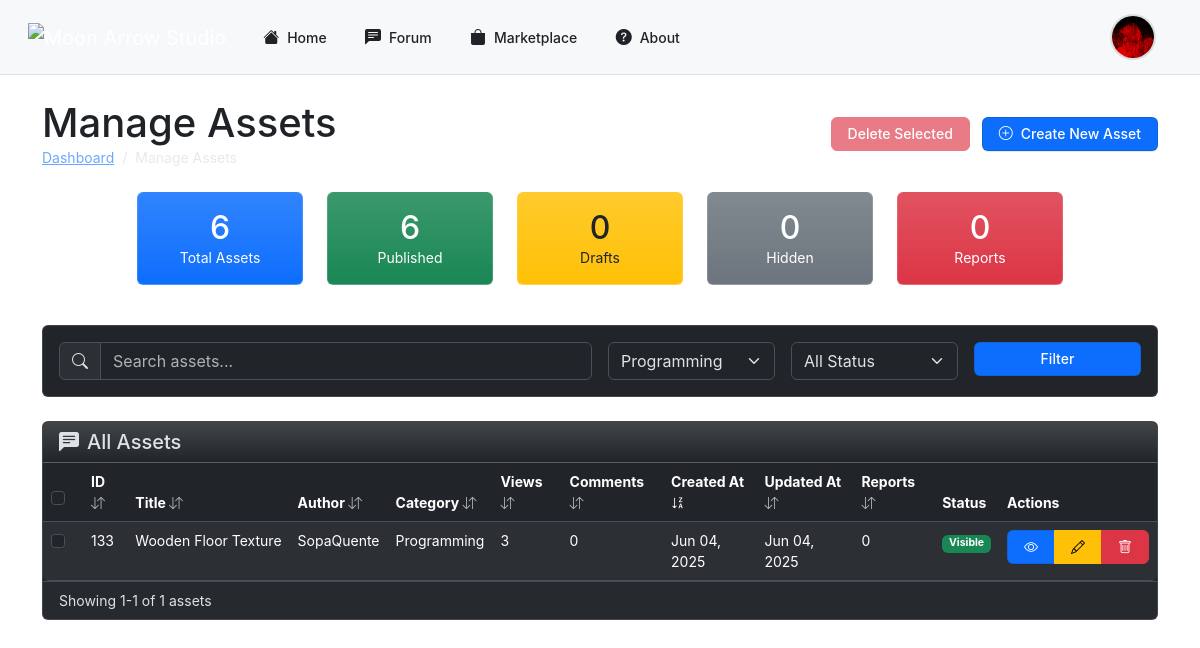
The page /php/admin/manage_assets.php?category=6 (signed in) on the database its author committed.
### tables this page shows
CREATE TABLE IF NOT EXISTS `assets` (
  `id` int NOT NULL AUTO_INCREMENT,
  `title` varchar(255) NOT NULL,
  `content` text NOT NULL,
  `category_id` int NOT NULL,
  `hashtags` text,
  `images` text,
  `created_at` timestamp NULL DEFAULT CURRENT_TIMESTAMP,
  `videos` text,
  `user_id` int NOT NULL,
  `upvotes` int DEFAULT '0',
  `downvotes` int DEFAULT '0',
  `preview_image` varchar(255) DEFAULT NULL,
  `asset_file` varchar(255) DEFAULT NULL,
  `status` enum('published','draft','hidden') NOT NULL DEFAULT 'published',
  `views` int DEFAULT '0',
  `updated_at` timestamp NULL DEFAULT CURRENT_TIMESTAMP ON UPDATE CURRENT_TIMESTAMP,
  `reported_count` int DEFAULT '0',
  `asset_type` text NOT NULL,
  PRIMARY KEY (`id`),
  KEY `fk_posts_categories` (`category_id`),
  KEY `fk_user_id` (`user_id`)
);

CREATE TABLE IF NOT EXISTS `users` (
  `user_id` int NOT NULL AUTO_INCREMENT,
  `username` varchar(50) NOT NULL,
  `email` varchar(100) NOT NULL,
  `password` varchar(255) NOT NULL,
  `role` enum('admin','user') DEFAULT 'user',
  `created_at` datetime DEFAULT CURRENT_TIMESTAMP,
  `profile_picture` varchar(255) DEFAULT NULL,
  `banner` varchar(255) DEFAULT NULL,
  `description` text,
  `status` enum('active','suspended') NOT NULL DEFAULT 'active',
  `youtube` varchar(255) DEFAULT NULL,
  `linkedin` varchar(255) DEFAULT NULL,
  `twitter` varchar(255) DEFAULT NULL,
  `instagram` varchar(255) DEFAULT NULL,
  `github` varchar(255) DEFAULT NULL,
  `portfolio` varchar(255) DEFAULT NULL,
  `reported_count` int NOT NULL DEFAULT '0',
  `follow_notifications` tinyint(1) NOT NULL DEFAULT '1',
  `asset_comment_notifications` tinyint(1) NOT NULL DEFAULT '1',
  `reply_notifications` tinyint(1) NOT NULL DEFAULT '1',
  `notification_frequency` enum('instant','hourly','daily','weekly') NOT NULL DEFAULT 'instant',
  `email_updates` tinyint(1) NOT NULL DEFAULT '1',
  `comment_notifications` tinyint(1) NOT NULL DEFAULT '1',
  PRIMARY KEY (`user_id`),
  UNIQUE KEY `username` (`username`),
  UNIQUE KEY `email` (`email`)
);

CREATE TABLE IF NOT EXISTS `categories` (
  `id` int NOT NULL AUTO_INCREMENT,
  `name` varchar(100) NOT NULL,
  PRIMARY KEY (`id`)
);

### php/admin/manage_assets.php (the view, shortened to what this page needs)
<?php
function getSortIcon($column) {
    global $sortBy, $sortOrder;
    if ($sortBy !== $column) {
        return '<i class="bi bi-arrow-down-up text-muted"></i>';
    } else if ($sortOrder === 'ASC') {
        return '<i class="bi bi-sort-alpha-down"></i>';
    } else {
        return '<i class="bi bi-sort-alpha-down-alt"></i>';
    }
}
require_once '../db_connect.php';
$page = isset($_GET['page']) ? (int)$_GET['page'] : 1;
$limit = isset($_GET['limit']) ? (int)$_GET['limit'] : 10;
$offset = ($page - 1) * $limit;
$search = isset($_GET['search']) ? $_GET['search'] : '';
$category = isset($_GET['category']) ? (int)$_GET['category'] : 0;
$sortBy = isset($_GET['sort']) ? $_GET['sort'] : 'created_at';
$sortOrder = isset($_GET['order']) ? $_GET['order'] : 'DESC';
$query = "SELECT p.id, p.title, p.content, p.status, p.views, p.created_at, p.updated_at, p.reported_count,
                 u.user_id, u.username, c.id as category_id, c.name as category_name,
                 (SELECT COUNT(*) FROM comments_asset WHERE asset_id = p.id) as comments_count
          FROM assets p
          JOIN users u ON p.user_id = u.user_id
          LEFT JOIN categories c ON p.category_id = c.id
          WHERE 1=1";
$params = [];
$types = "";
if ($category > 0) {
    $query .= " AND p.category_id = ?";
    $params[] = $category;
    $types .= "i";
}
$countQuery = "SELECT COUNT(*) as total
               FROM assets p
               JOIN users u ON p.user_id = u.user_id
               LEFT JOIN categories c ON p.category_id = c.id
               WHERE 1=1";
if ($category > 0) {
    $countQuery .= " AND p.category_id = ?";
}
$stmt = $conn->prepare($countQuery);
if (!empty($types)) {
    $stmt->bind_param($types, ...$params);
}
$stmt->execute();
$result = $stmt->get_result();
$totalRecords = $result->fetch_assoc()['total'];
$query .= " ORDER BY $sortBy $sortOrder LIMIT ? OFFSET ?";
$params[] = $limit;
$params[] = $offset;
$types .= "ii";
$stmt = $conn->prepare($query);
$stmt->bind_param($types, ...$params);
$stmt->execute();
$result = $stmt->get_result();
$assets = [];
while ($row = $result->fetch_assoc()) {
    $assets[] = $row;
}
$categoriesQuery = "SELECT id, name FROM categories ORDER BY name";
$categoriesResult = $conn->query($categoriesQuery);
$categories = [];
while ($row = $categoriesResult->fetch_assoc()) {
    $categories[] = $row;
}
$statsQuery = "SELECT
    COUNT(*) as total_posts,
    SUM(CASE WHEN status = 'published' THEN 1 ELSE 0 END) as published_count,
    SUM(CASE WHEN status = 'draft' THEN 1 ELSE 0 END) as draft_count,
    SUM(CASE WHEN status = 'hidden' THEN 1 ELSE 0 END) as hidden_count,
    SUM(reported_count) as total_reports
    FROM assets";
$statsResult = $conn->query($statsQuery);
$post_stats = $statsResult->fetch_assoc();
?>
<!DOCTYPE html>
<html lang="en" data-bs-theme="dark">
<head>
    <link rel="stylesheet" href="https://cdn.jsdelivr.net/npm/bootstrap-icons@1.11.3/font/bootstrap-icons.min.css">
    <link rel="stylesheet" href="https://cdn.jsdelivr.net/npm/bootstrap@5.3.3/dist/css/bootstrap.min.css">
</head>
<body>
    <?php include('../header.php'); ?>
    <div class="container py-4">
    <div class="d-flex justify-content-between align-items-center mb-4">
    <div>
        <h1 class="mb-0">Manage Assets</h1>
        <nav aria-label="breadcrumb">
            <ol class="breadcrumb mb-0">
                <li class="breadcrumb-item"><a href="dashboard.php">Dashboard</a></li>
                <li class="breadcrumb-item active" aria-current="page">Manage Assets</li>
            </ol>
        </nav>
    </div>
    <div>
        <button id="bulkDeleteBtn" class="btn btn-danger me-2" disabled>
            Delete Selected
        </button>
        <a href="../marketplace.php" class="btn btn-primary">
            <i class="bi bi-plus-circle me-2"></i>Create New Asset
        </a>
    </div>
</div>
        <div class="row mb-4 d-flex justify-content-center">
            <div class="col-md-2 mb-3">
                <div class="card stats-card bg-primary bg-gradient text-white">
                    <div class="card-body text-center">
                        <h3 class="fs-2 mb-0"><?php echo $post_stats['total_posts']; ?></h3>
                        <p class="mb-0">Total Assets</p>
                    </div>
                </div>
            </div>
            <div class="col-md-2 mb-3">
                <div class="card stats-card bg-success bg-gradient text-white">
                    <div class="card-body text-center">
                        <h3 class="fs-2 mb-0"><?php echo $post_stats['published_count']; ?></h3>
                        <p class="mb-0">Published</p>
                    </div>
                </div>
            </div>
            <div class="col-md-2 mb-3">
                <div class="card stats-card bg-warning bg-gradient text-dark">
                    <div class="card-body text-center">
                        <h3 class="fs-2 mb-0"><?php echo $post_stats['draft_count']; ?></h3>
                        <p class="mb-0">Drafts</p>
                    </div>
                </div>
            </div>
            <div class="col-md-2 mb-3">
                <div class="card stats-card bg-secondary bg-gradient text-white">
                    <div class="card-body text-center">
                        <h3 class="fs-2 mb-0"><?php echo $post_stats['hidden_count']; ?></h3>
                        <p class="mb-0">Hidden</p>
                    </div>
                </div>
            </div>
            <div class="col-md-2 mb-3">
            <div class="card stats-card bg-danger bg-gradient text-white">
                <div class="card-body text-center">
                    <h3 class="fs-2 mb-0"><?php echo $post_stats['total_reports']; ?></h3>
                    <p class="mb-0">Reports</p>
                </div>
            </div>
</div>
        </div>
        <div class="card mb-4">
            <div class="card-body">
                <form method="GET" class="row g-3">
                    <div class="col-md-6">
                        <div class="input-group">
                            <span class="input-group-text"><i class="bi bi-search"></i></span>
                            <input type="text" class="form-control" placeholder="Search assets..." name="search" value="<?php echo htmlspecialchars($search); ?>">
                        </div>
                    </div>
                    <div class="col-md-2">
                        <select class="form-select" name="category">
                            <?php foreach ($categories as $cat): ?>
                                <option value="<?php echo $cat['id']; ?>" <?php echo $category == $cat['id'] ? 'selected' : ''; ?>>
                                    <?php echo htmlspecialchars($cat['name']); ?>
                                </option>
                            <?php endforeach; ?>
                        </select>
                    </div>
                    <div class="col-md-2">
                        <select class="form-select" name="status">
                            <option value="">All Status</option>
                        </select>
                    </div>
                    <div class="col-md-2">
                        <button type="submit" class="btn btn-primary w-100">Filter</button>
                    </div>
                </form>
            </div>
        </div>
        <div class="card mb-4">
            <div class="card-header bg-dark bg-gradient">
                <h5 class="mb-0"><i class="bi bi-chat-left-text-fill me-2"></i>All Assets</h5>
            </div>
            <div class="card-body p-0">
                <div class="table-responsive">
                <table class="table table-hover table-striped mb-0">
                    <thead>
                        <tr>
                            <th width="40">
                                <div class="form-check">
                                    <input class="form-check-input" type="checkbox" id="selectAll">
                                </div>
                            </th>
                            <th class="cursor-pointer" onclick="changeSort('id')">
                                ID <?php echo getSortIcon('id'); ?>
                            </th>
                            <th class="cursor-pointer" onclick="changeSort('title')">
                                Title <?php echo getSortIcon('title'); ?>
                            </th>
                            <th class="cursor-pointer" onclick="changeSort('username')">
                                Author <?php echo getSortIcon('username'); ?>
                            </th>
                            <th class="cursor-pointer" onclick="changeSort('category_name')">
                                Category <?php echo getSortIcon('category_name'); ?>
                            </th>
                            <th class="cursor-pointer" onclick="changeSort('views')">
                                Views <?php echo getSortIcon('views'); ?>
                            </th>
                            <th class="cursor-pointer" onclick="changeSort('comments_count')">
                                Comments <?php echo getSortIcon('comments_count'); ?>
                            </th>
                            <th class="cursor-pointer" onclick="changeSort('created_at')">
                                Created At <?php echo getSortIcon('created_at'); ?>
                            </th>
                            <th class="cursor-pointer" onclick="changeSort('updated_at')">
                                Updated At <?php echo getSortIcon('updated_at'); ?>
                            </th>
                            <th class="cursor-pointer" onclick="changeSort('reported_count')">
                                Reports <?php echo getSortIcon('reported_count'); ?>
                            </th>
                            <th>Status</th>
                            <th class="actions-column">Actions</th>
                        </tr>
                    </thead>
                    <tbody>
                        <?php if (count($assets) > 0): ?>
                            <?php foreach ($assets as $asset): ?>
                                <tr>
                                    <td>
                                        <div class="form-check">
                                            <input class="form-check-input asset-select" type="checkbox" value="<?php echo $asset['id']; ?>">
                                        </div>
                                    </td>
                                    <td><?php echo $asset['id']; ?></td>
                                    <td class="truncate-text"><?php echo htmlspecialchars($asset['title']); ?></td>
                                    <td><?php echo htmlspecialchars($asset['username']); ?></td>
                                    <td><?php echo htmlspecialchars($asset['category_name'] ?? 'Uncategorized'); ?></td>
                                    <td><?php echo $asset['views']; ?></td>
                                    <td><?php echo $asset['comments_count']; ?></td>
                                    <td><?php echo date('M d, Y', strtotime($asset['created_at'])); ?></td>
                                    <td><?php echo date('M d, Y', strtotime($asset['updated_at'])); ?></td>
                                    <td><?php echo $asset['reported_count']; ?></td>
                                    <td>
                                        <?php if ($asset['status'] === 'published'): ?>
                                            <span class="badge bg-success">Visible</span>
                                        <?php else: ?>
                                            <span class="badge bg-secondary">Hidden</span>
                                        <?php endif; ?>
                                    </td>
                                    <td class="actions-column">
                                        <div class="btn-group btn-group-sm">
                                            <a href="<?php echo $baseUrl; ?>php/view_asset.php?id=<?php echo $asset['id']; ?>" class="btn btn-primary" title="View">
                                                <i class="bi bi-eye"></i>
                                            </a>
                                            <a href="edit_asset.php?id=<?php echo $asset['id']; ?>" class="btn btn-warning" title="Edit">
                                                <i class="bi bi-pencil"></i>
                                            </a>
                                            <button class="btn btn-danger delete-asset" data-bs-toggle="modal" data-bs-target="#deletePostModal" data-asset-id="<?php echo $asset['id']; ?>" data-asset-title="<?php echo htmlspecialchars($asset['title']); ?>" title="Delete">
                                                <i class="bi bi-trash"></i>
                                            </button>
                                        </div>
                                    </td>
                                </tr>
                            <?php endforeach; ?>
                        <?php else: ?>
                            <tr>
                                <td colspan="12" class="text-center py-4">No assets found matching your criteria.</td>
                            </tr>
                        <?php endif; ?>
                    </tbody>
                </table>
                </div>
            </div>
            <div class="card-footer">
                <div class="d-flex justify-content-between align-items-center">
                    <div>
                        Showing <?php echo min(($page - 1) * $limit + 1, $totalRecords); ?>-<?php echo min($page * $limit, $totalRecords); ?> of <?php echo $totalRecords; ?> assets
                    </div>
                </div>
            </div>
        </div>
    </div>
</body>
</html>

### rows shown on the page
assets: id "133", title "Wooden Floor Texture", user.username "SopaQuente", categories.name "Programming", views "3", comments_count "0", created_at "Jun 04, 2025", updated_at "Jun 04, 2025", reported_count "0", status "Visible"

### other values the page prints
$post_stats['total_posts'] "6"
$post_stats['published_count'] "6"
$post_stats['draft_count'] "0"
$post_stats['hidden_count'] "0"
$post_stats['total_reports'] "0"
min(($page - 1) * $limit + 1, $totalRecords) "1"
min($page * $limit, $totalRecords) "1"
$totalRecords "1"
form field category "Programming"
